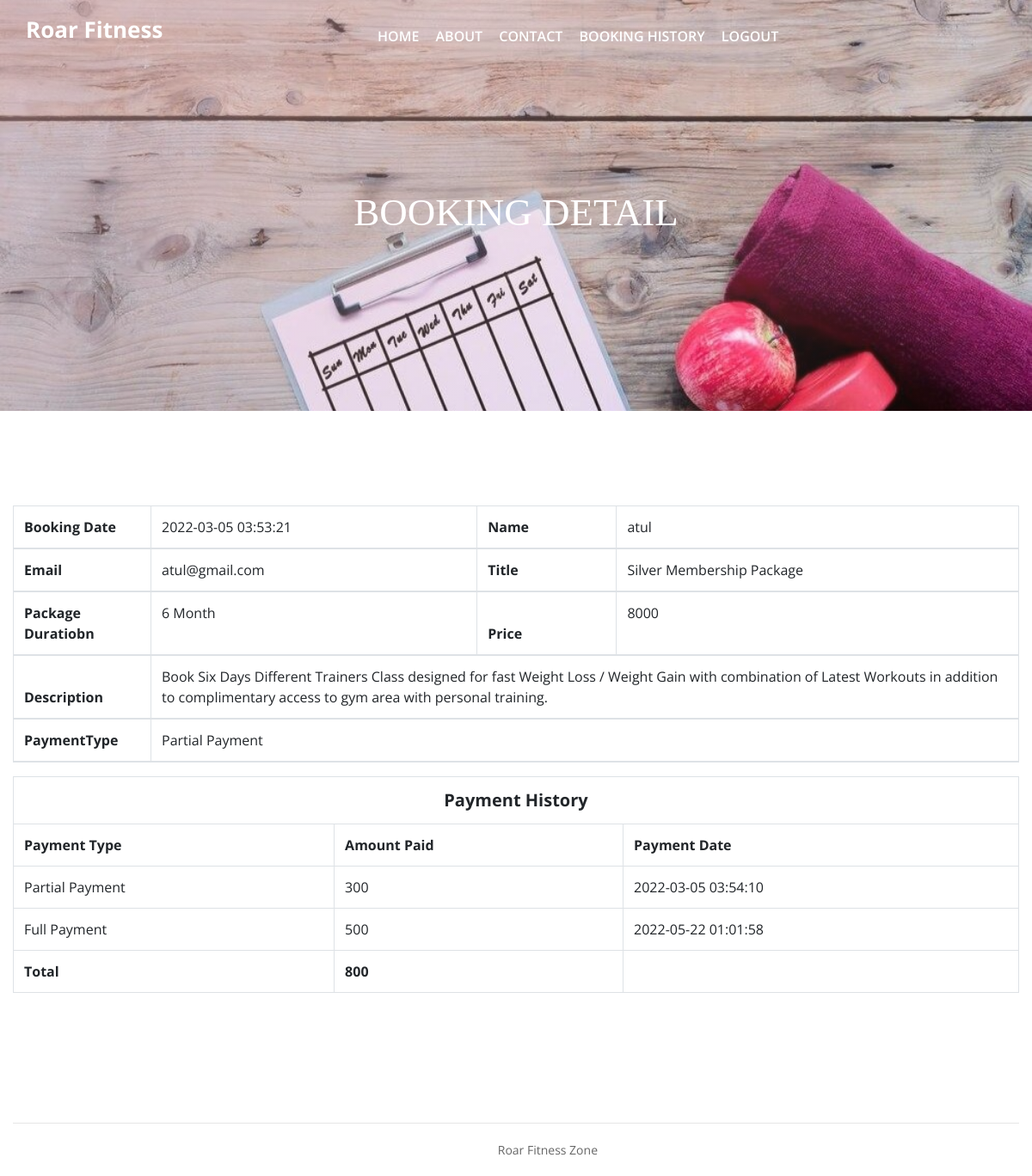
Screenshot of /gym/booking-details.php?bookingid=1 (signed in) with the database file from the repository.
### tables this page shows
CREATE TABLE `tblbooking` (
  `id` int(11) NOT NULL,
  `package_id` varchar(45) DEFAULT NULL,
  `userid` varchar(45) DEFAULT NULL,
  `booking_date` timestamp NULL DEFAULT current_timestamp(),
  `payment` varchar(45) DEFAULT NULL,
  `paymentType` varchar(45) DEFAULT NULL
);

CREATE TABLE `tbluser` (
  `id` int(11) NOT NULL,
  `fname` varchar(45) DEFAULT NULL,
  `lname` varchar(45) DEFAULT NULL,
  `email` varchar(45) DEFAULT NULL,
  `mobile` varchar(45) DEFAULT NULL,
  `password` varchar(100) DEFAULT NULL,
  `state` varchar(45) DEFAULT NULL,
  `city` varchar(45) DEFAULT NULL,
  `address` varchar(200) DEFAULT NULL,
  `create_date` timestamp NULL DEFAULT current_timestamp()
);

CREATE TABLE `tbladdpackage` (
  `id` int(11) NOT NULL,
  `category` varchar(45) DEFAULT NULL,
  `titlename` varchar(450) DEFAULT NULL,
  `PackageType` varchar(45) DEFAULT NULL,
  `PackageDuratiobn` varchar(45) DEFAULT NULL,
  `Price` varchar(45) DEFAULT NULL,
  `uploadphoto` varchar(450) DEFAULT NULL,
  `Description` varchar(450) DEFAULT NULL,
  `create_date` timestamp NULL DEFAULT current_timestamp()
);

CREATE TABLE `tblpayment` (
  `id` int(11) NOT NULL,
  `bookingID` varchar(45) DEFAULT NULL,
  `paymentType` varchar(45) DEFAULT NULL,
  `payment` varchar(45) DEFAULT NULL,
  `payment_date` timestamp NULL DEFAULT current_timestamp()
);

### gym/booking-details.php (the view, shortened to what this page needs)
<?php session_start();
require_once('include/config.php');
if(strlen( $_SESSION["uid"])==0)
    {
header('location:login.php');
}
else{
?>
<!DOCTYPE html>
<html lang="zxx">
<head>
  <link rel="stylesheet" href="css/bootstrap.min.css" />
  <link rel="stylesheet" href="css/font-awesome.min.css" />
  <link rel="stylesheet" href="css/owl.carousel.min.css" />
  <link rel="stylesheet" href="css/nice-select.css" />
  <link rel="stylesheet" href="css/slicknav.min.css" />
  <link rel="stylesheet" href="css/style.css" />
</head>
<body>
  <?php include 'include/header.php';?>
  <section class="page-top-section set-bg" data-setbg="img/booking.jpeg">
    <div class="container">
      <div class="row">
        <div class="col-lg-7 m-auto text-white">
          <h2>Booking Detail</h2>
        </div>
      </div>
    </div>
  </section>
  <section class="contact-page-section spad overflow-hidden">
    <div class="container">
      <div class="row">
        <div class="col-lg-12">
          <table class="table table-hover table-bordered">
            <thead>
              <?php $bookindid=$_GET['bookingid'];
                  $sql="SELECT t1.id as bookingid,t3.fname as Name, t3.email as email,t1.booking_date as bookingdate,t2.titlename as title,t2.PackageDuratiobn as PackageDuratiobn,
t2.Price as Price,t2.Description as Description,t4.category_name as category_name,t5.PackageName as PackageName,payment,paymentType FROM tblbooking as t1
 join tbladdpackage as t2
on t1.package_id =t2.id
join tbluser as t3
on t1.userid=t3.id
join tblcategory as t4
on t2.category=t4.id
join tblpackage as t5
on t2.PackageType=t5.id
 where t1.id=:bookindid";
                  $query= $dbh->prepare($sql);
                  $query->bindParam(':bookindid',$bookindid, PDO::PARAM_STR);
                  $query-> execute();
                  $results = $query -> fetchAll(PDO::FETCH_OBJ);
                  $cnt=1;
                  if($query -> rowCount() > 0)
                  {
                  foreach($results as $result)
                  {
                  ?>
              <tr>
                <th>Booking Date</th>
                <td>
                  <?php echo $result->bookingdate; ?>
                </td>
                <th>Name</th>
                <td>
                  <?php echo $result->Name; ?>
                </td>
              </tr>
              <tr>
                <th>Email</th>
                <td>
                  <?php echo $result->email; ?>
                </td>
                <th>Title</th>
                <td>
                  <?php echo $result->title; ?>
                </td>
              </tr>
              <tr>
                <th>Package Duratiobn</th>
                <td>
                  <?php echo $result->PackageDuratiobn; ?>
                </td>
                <th>Price</th>
                <td>
                  <?php echo $result->Price; ?>
                </td>
              </tr>
              <tr>
                <th>Description</th>
                <td colspan="3">
                  <?php echo $result->Description; ?>
                </td>
              </tr>
              <tr>
                <th>PaymentType</th>
                <td colspan="3">
                  <?php  $ptype=$result->paymentType;
if($ptype==''):
	echo "Payment not made yet";
else:
	echo $ptype;
endif;
                 ?>
                </td>
              </tr>
              <?php  $cnt=$cnt+1; } } ?>
            </thead>
          </table>
          <?php   $sql="SELECT * from tblpayment
 where bookingID=:bookindid";
                  $query= $dbh->prepare($sql);
                  $query->bindParam(':bookindid',$bookindid, PDO::PARAM_STR);
                  $query-> execute();
                  $results = $query -> fetchAll(PDO::FETCH_OBJ);
                  if($query -> rowCount() > 0)
                  { ?>
          <table class="table table-hover table-bordered">
            <tr>
              <th colspan="3" style="text-align:center;font-size:20px;">Payment History</th>
            </tr>
            <tr>
              <th>Payment Type</th>
              <th>Amount Paid</th>
              <th>Payment Date</th>
            </tr>
            <?php foreach($results as $result)
                  { ?>
            <tr>
              <td>
                <?php echo $result->paymentType; ?>
              </td>
              <td>
                <?php echo $tpayment=$result->payment; ?>
              </td>
              <td>
                <?php echo $result->payment_date; ?>
              </td>
            </tr>
            <?php
$gpayment+=$tpayment;
}  ?>
            <tr>
              <th>Total</th>
              <th>
                <?php echo $gpayment;?>
              </th>
            </tr>
          </table>
          <?php } ?>
        </div>
      </div>
    </div>
  </section>
  <?php include 'include/footer.php'; ?>
</body>
</html>
<?php } ?>

### gym/css/style.css (style rules this page uses)
html, body { height: 100%; font-family: "Open Sans", sans-serif; -webkit-font-smoothing: antialiased; font-smoothing: antialiased; }
h1, h2, h3, h4, h5, h6 { margin: 0; color: #333333; font-weight: 600; }
h2 { font-family: "Playfair Display", serif; font-weight: 400; font-size: 36px; }
@media (min-width: 1200px) { .container { max-width: 1200px; } }
.set-bg { background-repeat: no-repeat; background-size: cover; background-position: top center; }
.spad { padding-top: 110px; padding-bottom: 105px; }
.text-white h1, .text-white h2, .text-white h3, .text-white h4, .text-white h5, .text-white h6, .text-white p, .text-white span, .text-white li, .text-white a { color: #fff; }
.bg-g-1, .site-pagination a.active, .site-pagination a:hover, .page-top-section:after, .review-section:after, .search-model:after, .hero-section, .back-to-top { background: -o-linear-gradient(305deg, #e59393 0%, #fdb07d 100%); background: linear-gradient(145deg, #f8b9b989 0%, #bd9a8300 100%); filter: progid:DXImageTransform.Microsoft.gradient(startColorstr="#f65d5d", endColorstr="#fdb07d", GradientType=1); }
.page-top-section { height: 478px; position: relative; padding-top: 220px; text-align: center; }
.page-top-section:after { position: absolute; content: ""; width: 100%; height: 100%; left: 0; top: 0; opacity: 0.92; filter: alpha(opacity=92); }
.page-top-section .container { position: relative; z-index: 9; }
.page-top-section h2 { font-size: 45px; text-transform: uppercase; margin-bottom: 20px; }

### rows the page displays
tblbooking: booking_date "2022-03-05 03:53:21", userid.fname "atul", userid.email "atul@gmail.com", tbladdpackage.titlename "Silver Membership Package", tbladdpackage.PackageDuratiobn "6 Month", tbladdpackage.Price "8000", tbladdpackage.Description "Book Six Days Different Trainers Class designed for fast Weight Loss / Weight Gain with combination of Latest Workouts in addition to complimentary access to gym area with personal training.", paymentType "Partial Payment"
tblpayment: paymentType "Partial Payment", payment "300", payment_date "2022-03-05 03:54:10"
tblpayment: paymentType "Full Payment", payment "500", payment_date "2022-05-22 01:01:58"

### other values shown
$gpayment "800"
